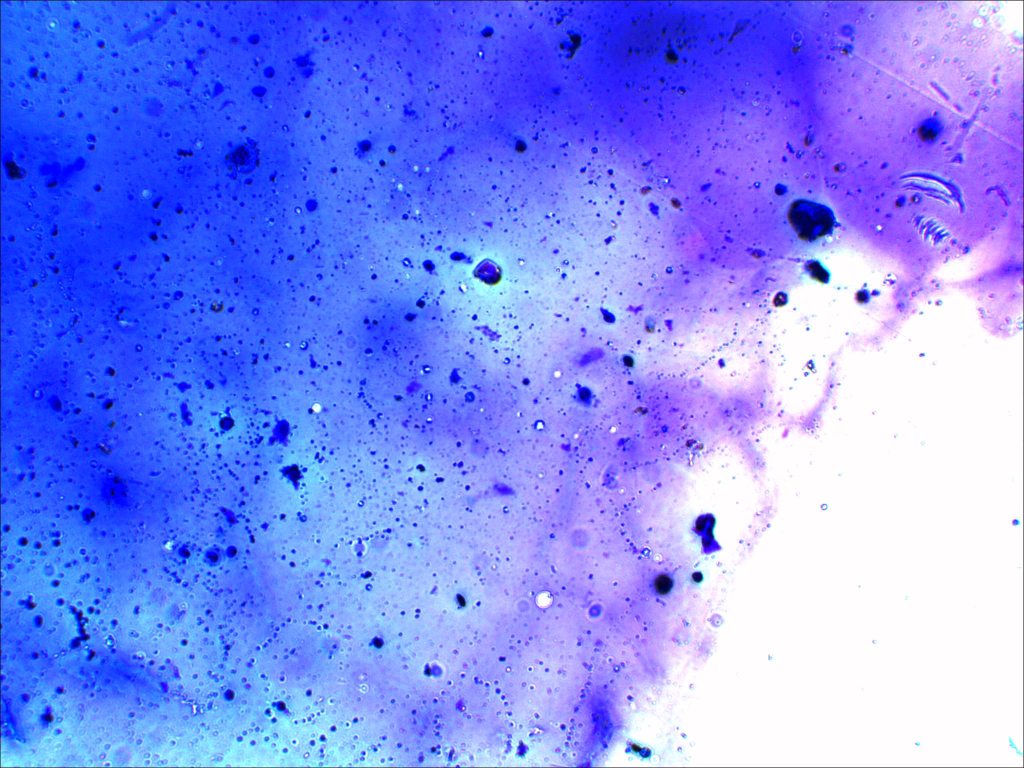
#> input picture data/test_data/1/train_1_1.jpg, 2048 x 1536 px (shown at 1/2 size); its folder holds only this picture in this run
$ jupyter execute --allow-errors main_classifier.ipynb   (shell and % lines are left out)
#> lines starting #> are read from the running program, lines starting #| are printed output that depends on the picture
#> `img = cv2.imread('data/test_data/'+ i + '/'+ file, cv2.IMREAD_GRAYSCALE)`:
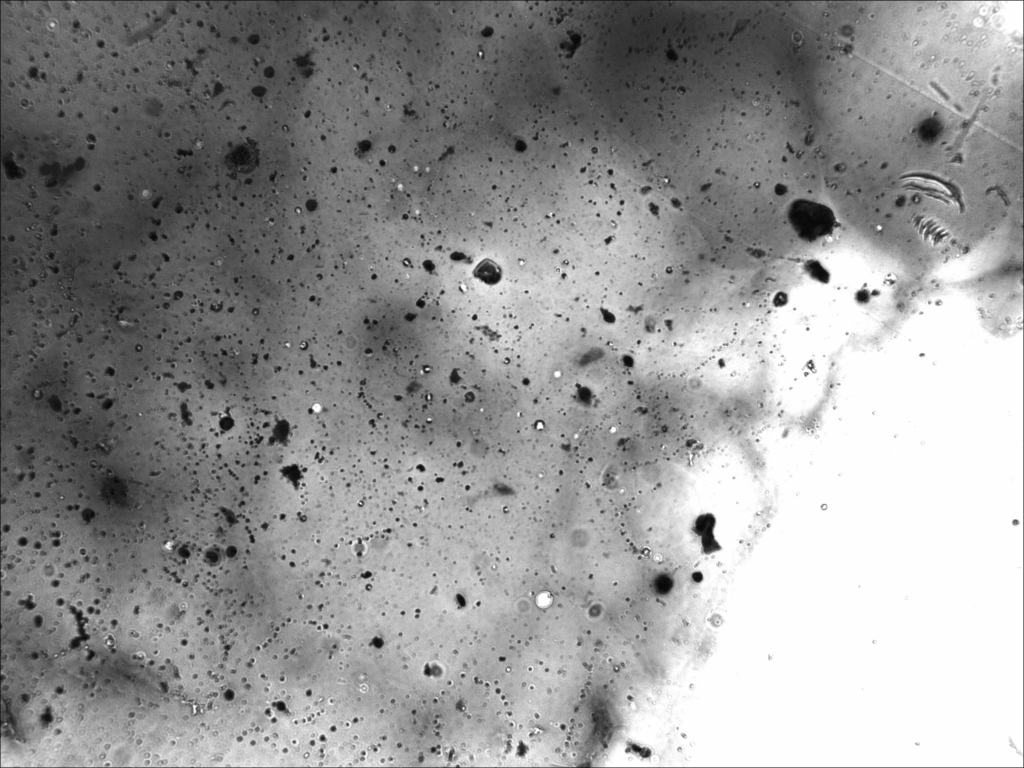
#> img: shape (1536, 2048) (shown at 1/2 size); min 0, max 255, mean 150.1
#> `resized = cv2.resize(img, dim, interpolation = cv2.INTER_AREA)`:
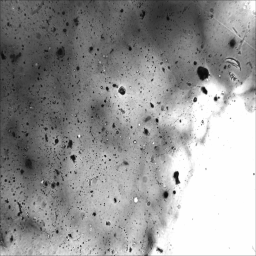
#> resized: shape (256, 256); min 8, max 255, mean 150.1
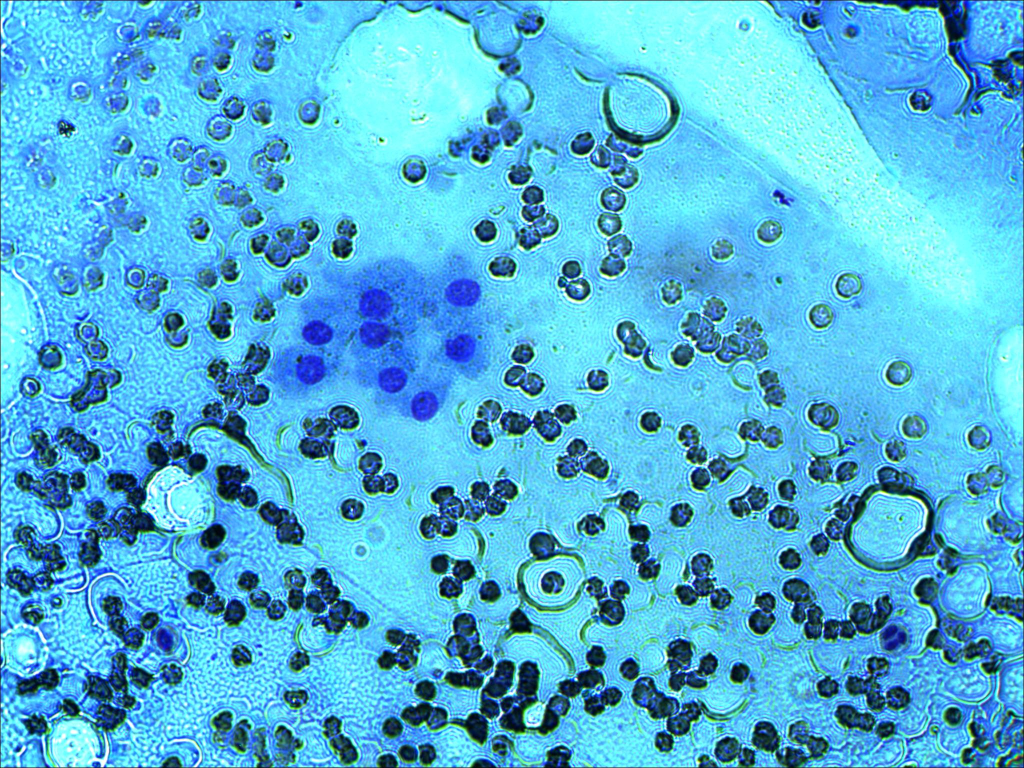
#> input picture data/cancer_classification/renamed_data/train/4/train_4_8.jpg, 2048 x 1536 px, found by its file name (shown at 1/2 size)
[cell 1]
import os
import cv2
import pandas as pd
import numpy as np
import matplotlib.pyplot as plt
from sklearn import datasets, svm, metrics
from sklearn.model_selection import train_test_split
from sklearn.datasets import fetch_olivetti_faces
from sklearn.svm import SVC
from sklearn.metrics import accuracy_score
from sklearn.model_selection import train_test_split
import numpy as np
from sklearn.model_selection import train_test_split
from sklearn import datasets
from sklearn import svm
from joblib import dump, load
import matplotlib.pyplot as plt
pd.options.display.max_rows = 200
from sklearn import svm, datasets
from sklearn.metrics import roc_curve, auc
from sklearn.model_selection import train_test_split
from sklearn.preprocessing import label_binarize
from sklearn.multiclass import OneVsRestClassifier
from scipy import interp
from sklearn.metrics import roc_auc_score
import numpy as np
import matplotlib.pyplot as plt
from itertools import cycle

import matplotlib
import numpy as np
import matplotlib.pyplot as plt
from sklearn import svm, datasets
from sklearn.metrics import roc_curve, auc
from sklearn.model_selection import train_test_split
from sklearn.preprocessing import label_binarize
from sklearn.multiclass import OneVsRestClassifier
from scipy import interp
from sklearn.metrics import roc_auc_score

[cell 2]
def predict_classes(resized, cc_clf):
    im = resized.reshape((1,-1))
    type_image = cc_clf.predict(im)[0]
    return type_image

[cell 3]
def predict_quality(resized, qc_clf):
    im = resized.reshape((1,-1))
    type_image = qc_clf.predict(im)[0]
    return type_image

[cell 4]
def predict_cancer(resized, qc_clf, cc_clf):
    im = resized.reshape((1,-1))
    temp_type = qc_clf.predict(im)[0]
    if temp_type  == '2':
        type_image = cc_clf.predict(im)[0]
    else:
        type_image = temp_type
    return type_image

#> (a cell that did not finish here is left out)

[cell 6]
result = pd.DataFrame(columns = ['filename','true', 'pred'])
classes = os.listdir('data/test_data')
#> (the rest of this cell did not finish here and is left out)

[cell 7]
np.mean(result['pred']==result['true'])

[cell 8]
print(result)

#> (a cell that did not finish here is left out)

[cell 10]
classes=['1','2','4','6']
n_classes = 4
lw = 2
fpr = dict()
tpr = dict()
roc_auc = dict()
#> (the rest of this cell did not finish here and is left out)

[cell 11]
def predict_cancer_alg(filename):
#> called with filename = 'data/test_data/4/train_4_8.jpg'
    img = cv2.imread(filename, cv2.IMREAD_GRAYSCALE)
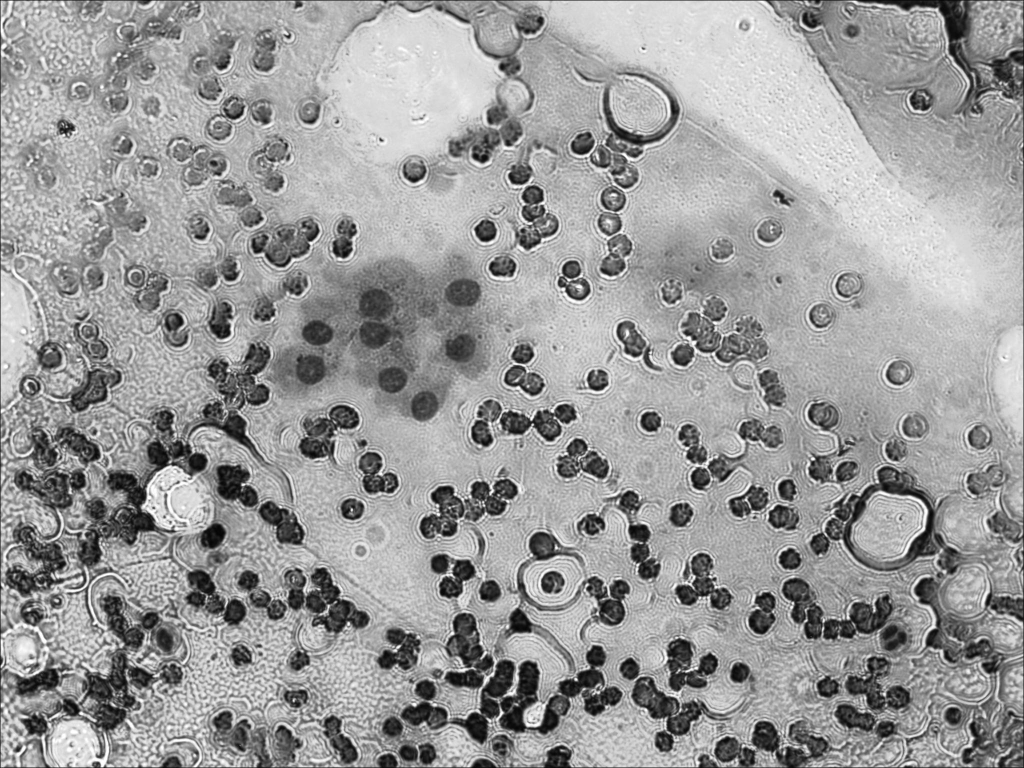
#> img: shape (1536, 2048) (shown at 1/2 size); min 0, max 255, mean 155
    width = 256
    height = 256
    dim = (width, height)
    # resize image
    resized = cv2.resize(img, dim, interpolation = cv2.INTER_AREA)
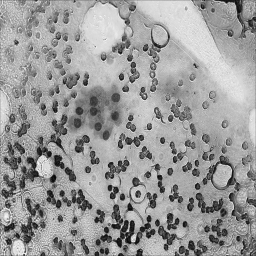
#> resized: shape (256, 256); min 7, max 251, mean 155
    resized = resized/255
    qc_clf = load('models/qc.joblib')
    cc_clf = load('models/cc.joblib')
    return predict_cancer(resized, qc_clf, cc_clf)

[cell 12]
filename = 'data/test_data/4/train_4_8.jpg'
plt.imshow(cv2.imread(filename, cv2.IMREAD_GRAYSCALE))
#> (the rest of this cell did not finish here and is left out)
